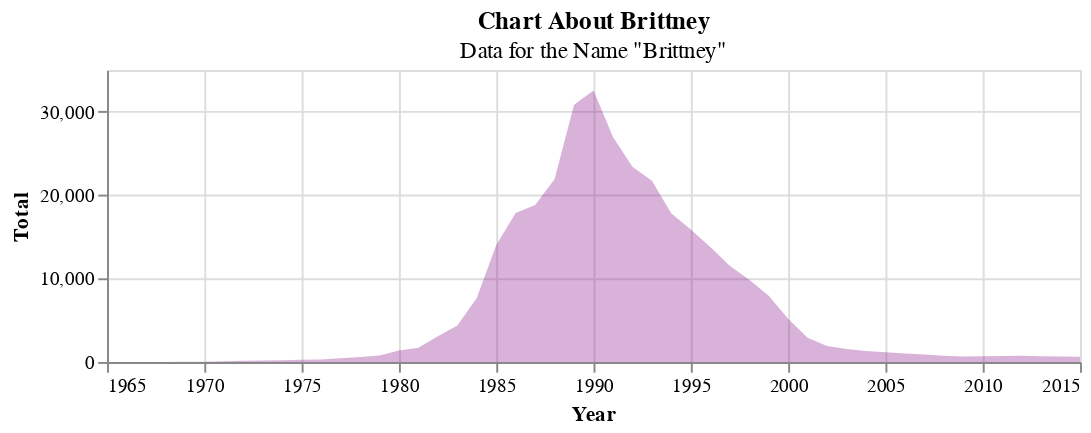

Notebook code cell kept with this figure:
### Code cell
brittney_chart = (alt.Chart(brittney)
    .mark_area(opacity=0.3, color='purple')
    .encode(x = alt.X('year', axis = alt.Axis(format = 'd', title = 'Year')), y = 'Total')
    .properties(
        height = 150,
        width = 500,
        title = {'text': 'Chart About Brittney', 'subtitle': 'Data for the Name "Brittney"'}
    )
)
brittney_chart

### Figure 1 — Vega-Lite specification as saved in the notebook (floating-point values rounded to 4 significant figures)
{"config": {"view": {"continuousWidth": 400, "continuousHeight": 300}}, "data": {"name": "data-b56713ddc5cb40c214712b704c2fe61c"}, "mark": {"type": "area", "color": "purple", "opacity": 0.3}, "encoding": {"x": {"type": "quantitative", "axis": {"format": "d", "title": "Year"}, "field": "year"}, "y": {"type": "quantitative", "field": "Total"}}, "height": 150, "title": {"text": "Chart About Brittney", "subtitle": "Data for the Name \"Brittney\""}, "width": 500, "$schema": "https://vega.github.io/schema/vega-lite/v4.8.1.json", "datasets": {"data-b56713ddc5cb40c214712b704c2fe61c": [{"name": "Brittany", "year": 1968, "AK": 0.0, "AL": 0.0, "AR": 0.0, "AZ": 0.0, "CA": 5.0, "CO": 0.0, "CT": 0.0, "DC": 0.0, "DE": 0.0, "FL": 0.0, "GA": 0.0, "HI": 0.0, "IA": 0.0, "ID": 0.0, "IL": 0.0, "IN": 0.0, "KS": 0.0, "KY": 0.0, "LA": 0.0, "MA": 0.0, "MD": 0.0, "ME": 0.0, "MI": 0.0, "MN": 0.0, "MO": 0.0, "MS": 0.0, "MT": 0.0, "NC": 0.0, "ND": 0.0, "NE": 0.0, "NH": 0.0, "NJ": 0.0, "NM": 0.0, "NV": 0.0, "NY": 0.0, "OH": 0.0, "OK": 0.0, "OR": 0.0, "PA": 0.0, "RI": 0.0, "SC": 0.0, "SD": 0.0, "TN": 0.0, "TX": 0.0, "UT": 0.0, "VA": 0.0, "VT": 0.0, "WA": 0.0, "WI": 0.0, "WV": 0.0, "WY": 0.0, "Total": 5.0}, {"name": "Brittany", "year": 1969, "AK": 0.0, "AL": 0.0, "AR": 0.0, "AZ": 0.0, "CA": 7.0, "CO": 0.0, "CT": 0.0, "DC": 0.0, "DE": 0.0, "FL": 0.0, "GA": 0.0, "HI": 0.0, "IA": 0.0, "ID": 0.0, "IL": 0.0, "IN": 0.0, "KS": 0.0, "KY": 0.0, "LA": 0.0, "MA": 0.0, "MD": 0.0, "ME": 0.0, "MI": 0.0, "MN": 0.0, "MO": 0.0, "MS": 0.0, "MT": 0.0, "NC": 0.0, "ND": 0.0, "NE": 0.0, "NH": 0.0, "NJ": 0.0, "NM": 0.0, "NV": 0.0, "NY": 0.0, "OH": 0.0, "OK": 0.0, "OR": 0.0, "PA": 0.0, "RI": 0.0, "SC": 0.0, "SD": 0.0, "TN": 0.0, "TX": 5.0, "UT": 0.0, "VA": 0.0, "VT": 0.0, "WA": 0.0, "WI": 0.0, "WV": 0.0, "WY": 0.0, "Total": 12.0}, {"name": "Brittany", "year": 1970, "AK": 0.0, "AL": 0.0, "AR": 0.0, "AZ": 0.0, "CA": 5.0, "CO": 5.0, "CT": 0.0, "DC": 0.0, "DE": 0.0, "FL": 0.0, "GA": 0.0, "HI": 0.0, "IA": 0.0, "ID": 0.0, "IL": 0.0, "IN": 0.0, "KS": 0.0, "KY": 9.0, "LA": 0.0, "MA": 0.0, "MD": 0.0, "ME": 0.0, "MI": 0.0, "MN": 0.0, "MO": 0.0, "MS": 0.0, "MT": 0.0, "NC": 0.0, "ND": 0.0, "NE": 0.0, "NH": 0.0, "NJ": 0.0, "NM": 0.0, "NV": 0.0, "NY": 0.0, "OH": 6.0, "OK": 0.0, "OR": 0.0, "PA": 0.0, "RI": 0.0, "SC": 0.0, "SD": 0.0, "TN": 0.0, "TX": 7.0, "UT": 0.0, "VA": 0.0, "VT": 0.0, "WA": 0.0, "WI": 0.0, "WV": 0.0, "WY": 0.0, "Total": 32.0}, {"name": "Brittany", "year": 1971, "AK": 0.0, "AL": 0.0, "AR": 0.0, "AZ": 5.0, "CA": 17.0, "CO": 0.0, "CT": 0.0, "DC": 0.0, "DE": 0.0, "FL": 7.0, "GA": 0.0, "HI": 0.0, "IA": 0.0, "ID": 0.0, "IL": 5.0, "IN": 5.0, "KS": 0.0, "KY": 0.0, "LA": 6.0, "MA": 5.0, "MD": 0.0, "ME": 0.0, "MI": 0.0, "MN": 0.0, "MO": 0.0, "MS": 0.0, "MT": 0.0, "NC": 0.0, "ND": 0.0, "NE": 0.0, "NH": 0.0, "NJ": 5.0, "NM": 0.0, "NV": 0.0, "NY": 5.0, "OH": 7.0, "OK": 0.0, "OR": 0.0, "PA": 0.0, "RI": 0.0, "SC": 0.0, "SD": 0.0, "TN": 0.0, "TX": 14.0, "UT": 0.0, "VA": 0.0, "VT": 0.0, "WA": 0.0, "WI": 0.0, "WV": 0.0, "WY": 0.0, "Total": 81.0}, {"name": "Brittany", "year": 1972, "AK": 0.0, "AL": 0.0, "AR": 0.0, "AZ": 0.0, "CA": 11.0, "CO": 10.0, "CT": 0.0, "DC": 0.0, "DE": 0.0, "FL": 7.0, "GA": 11.0, "HI": 0.0, "IA": 0.0, "ID": 0.0, "IL": 12.0, "IN": 0.0, "KS": 0.0, "KY": 15.0, "LA": 0.0, "MA": 5.0, "MD": 0.0, "ME": 0.0, "MI": 8.0, "MN": 0.0, "MO": 5.0, "MS": 0.0, "MT": 0.0, "NC": 0.0, "ND": 0.0, "NE": 0.0, "NH": 0.0, "NJ": 0.0, "NM": 0.0, "NV": 0.0, "NY": 8.0, "OH": 11.0, "OK": 0.0, "OR": 0.0, "PA": 12.0, "RI": 0.0, "SC": 0.0, "SD": 0.0, "TN": 8.0, "TX": 14.0, "UT": 16.0, "VA": 0.0, "VT": 0.0, "WA": 0.0, "WI": 5.0, "WV": 0.0, "WY": 0.0, "Total": 158.0}, {"name": "Brittany", "year": 1973, "AK": 0.0, "AL": 0.0, "AR": 0.0, "AZ": 6.0, "CA": 17.0, "CO": 0.0, "CT": 0.0, "DC": 0.0, "DE": 0.0, "FL": 5.0, "GA": 10.0, "HI": 0.0, "IA": 5.0, "ID": 0.0, "IL": 14.0, "IN": 7.0, "KS": 0.0, "KY": 7.0, "LA": 8.0, "MA": 0.0, "MD": 0.0, "ME": 0.0, "MI": 0.0, "MN": 0.0, "MO": 0.0, "MS": 0.0, "MT": 0.0, "NC": 5.0, "ND": 0.0, "NE": 0.0, "NH": 0.0, "NJ": 5.0, "NM": 0.0, "NV": 0.0, "NY": 6.0, "OH": 15.0, "OK": 0.0, "OR": 8.0, "PA": 7.0, "RI": 0.0, "SC": 5.0, "SD": 0.0, "TN": 0.0, "TX": 18.0, "UT": 13.0, "VA": 0.0, "VT": 0.0, "WA": 0.0, "WI": 5.0, "WV": 0.0, "WY": 0.0, "Total": 166.0}, {"name": "Brittany", "year": 1974, "AK": 0.0, "AL": 0.0, "AR": 7.0, "AZ": 0.0, "CA": 19.0, "CO": 0.0, "CT": 0.0, "DC": 0.0, "DE": 0.0, "FL": 7.0, "GA": 16.0, "HI": 0.0, "IA": 0.0, "ID": 0.0, "IL": 19.0, "IN": 7.0, "KS": 0.0, "KY": 12.0, "LA": 12.0, "MA": 0.0, "MD": 0.0, "ME": 0.0, "MI": 6.0, "MN": 7.0, "MO": 5.0, "MS": 0.0, "MT": 0.0, "NC": 5.0, "ND": 0.0, "NE": 0.0, "NH": 0.0, "NJ": 0.0, "NM": 0.0, "NV": 0.0, "NY": 0.0, "OH": 14.0, "OK": 5.0, "OR": 0.0, "PA": 5.0, "RI": 0.0, "SC": 0.0, "SD": 0.0, "TN": 0.0, "TX": 17.0, "UT": 28.0, "VA": 0.0, "VT": 0.0, "WA": 7.0, "WI": 0.0, "WV": 0.0, "WY": 0.0, "Total": 198.0}, {"name": "Brittany", "year": 1975, "AK": 0.0, "AL": 0.0, "AR": 0.0, "AZ": 0.0, "CA": 28.0, "CO": 0.0, "CT": 0.0, "DC": 0.0, "DE": 0.0, "FL": 13.0, "GA": 15.0, "HI": 0.0, "IA": 0.0, "ID": 0.0, "IL": 26.0, "IN": 12.0, "KS": 0.0, "KY": 16.0, "LA": 12.0, "MA": 6.0, "MD": 0.0, "ME": 0.0, "MI": 0.0, "MN": 5.0, "MO": 10.0, "MS": 0.0, "MT": 0.0, "NC": 5.0, "ND": 0.0, "NE": 0.0, "NH": 0.0, "NJ": 0.0, "NM": 0.0, "NV": 0.0, "NY": 9.0, "OH": 23.0, "OK": 0.0, "OR": 9.0, "PA": 7.0, "RI": 0.0, "SC": 6.0, "SD": 0.0, "TN": 10.0, "TX": 23.0, "UT": 28.0, "VA": 0.0, "VT": 0.0, "WA": 9.0, "WI": 5.0, "WV": 0.0, "WY": 0.0, "Total": 277.0}, {"name": "Brittany", "year": 1976, "AK": 0.0, "AL": 0.0, "AR": 6.0, "AZ": 0.0, "CA": 36.0, "CO": 5.0, "CT": 0.0, "DC": 0.0, "DE": 0.0, "FL": 15.0, "GA": 20.0, "HI": 0.0, "IA": 0.0, "ID": 0.0, "IL": 22.0, "IN": 11.0, "KS": 0.0, "KY": 14.0, "LA": 6.0, "MA": 0.0, "MD": 0.0, "ME": 0.0, "MI": 0.0, "MN": 12.0, "MO": 5.0, "MS": 0.0, "MT": 5.0, "NC": 6.0, "ND": 0.0, "NE": 0.0, "NH": 0.0, "NJ": 0.0, "NM": 0.0, "NV": 0.0, "NY": 0.0, "OH": 24.0, "OK": 7.0, "OR": 5.0, "PA": 9.0, "RI": 0.0, "SC": 0.0, "SD": 0.0, "TN": 15.0, "TX": 35.0, "UT": 21.0, "VA": 7.0, "VT": 0.0, "WA": 7.0, "WI": 11.0, "WV": 0.0, "WY": 0.0, "Total": 304.0}, {"name": "Brittany", "year": 1977, "AK": 0.0, "AL": 9.0, "AR": 8.0, "AZ": 5.0, "CA": 39.0, "CO": 10.0, "CT": 0.0, "DC": 0.0, "DE": 0.0, "FL": 16.0, "GA": 26.0, "HI": 0.0, "IA": 6.0, "ID": 0.0, "IL": 25.0, "IN": 13.0, "KS": 0.0, "KY": 21.0, "LA": 12.0, "MA": 7.0, "MD": 0.0, "ME": 0.0, "MI": 7.0, "MN": 9.0, "MO": 12.0, "MS": 8.0, "MT": 0.0, "NC": 6.0, "ND": 0.0, "NE": 0.0, "NH": 0.0, "NJ": 5.0, "NM": 0.0, "NV": 0.0, "NY": 10.0, "OH": 31.0, "OK": 0.0, "OR": 9.0, "PA": 16.0, "RI": 0.0, "SC": 7.0, "SD": 0.0, "TN": 16.0, "TX": 48.0, "UT": 55.0, "VA": 5.0, "VT": 0.0, "WA": 0.0, "WI": 7.0, "WV": 0.0, "WY": 0.0, "Total": 448.0}, {"name": "Brittany", "year": 1978, "AK": 0.0, "AL": 8.0, "AR": 12.0, "AZ": 8.0, "CA": 50.0, "CO": 17.0, "CT": 0.0, "DC": 0.0, "DE": 0.0, "FL": 19.0, "GA": 30.0, "HI": 0.0, "IA": 0.0, "ID": 8.0, "IL": 37.0, "IN": 16.0, "KS": 0.0, "KY": 43.0, "LA": 20.0, "MA": 10.0, "MD": 5.0, "ME": 0.0, "MI": 13.0, "MN": 7.0, "MO": 12.0, "MS": 7.0, "MT": 0.0, "NC": 13.0, "ND": 0.0, "NE": 0.0, "NH": 0.0, "NJ": 7.0, "NM": 0.0, "NV": 0.0, "NY": 18.0, "OH": 39.0, "OK": 6.0, "OR": 13.0, "PA": 12.0, "RI": 0.0, "SC": 9.0, "SD": 0.0, "TN": 15.0, "TX": 48.0, "UT": 67.0, "VA": 7.0, "VT": 0.0, "WA": 11.0, "WI": 5.0, "WV": 0.0, "WY": 0.0, "Total": 592.0}, {"name": "Brittany", "year": 1979, "AK": 0.0, "AL": 6.0, "AR": 13.0, "AZ": 0.0, "CA": 47.0, "CO": 19.0, "CT": 10.0, "DC": 0.0, "DE": 0.0, "FL": 26.0, "GA": 41.0, "HI": 0.0, "IA": 10.0, "ID": 9.0, "IL": 55.0, "IN": 38.0, "KS": 5.0, "KY": 33.0, "LA": 25.0, "MA": 0.0, "MD": 8.0, "ME": 0.0, "MI": 11.0, "MN": 18.0, "MO": 14.0, "MS": 7.0, "MT": 7.0, "NC": 12.0, "ND": 0.0, "NE": 5.0, "NH": 0.0, "NJ": 6.0, "NM": 8.0, "NV": 0.0, "NY": 12.0, "OH": 41.0, "OK": 11.0, "OR": 26.0, "PA": 21.0, "RI": 0.0, "SC": 9.0, "SD": 0.0, "TN": 20.0, "TX": 76.0, "UT": 63.0, "VA": 14.0, "VT": 0.0, "WA": 13.0, "WI": 10.0, "WV": 7.0, "WY": 8.0, "Total": 764.0}, {"name": "Brittany", "year": 1980, "AK": 0.0, "AL": 11.0, "AR": 20.0, "AZ": 13.0, "CA": 121.0, "CO": 41.0, "CT": 5.0, "DC": 0.0, "DE": 0.0, "FL": 43.0, "GA": 61.0, "HI": 0.0, "IA": 7.0, "ID": 15.0, "IL": 89.0, "IN": 48.0, "KS": 0.0, "KY": 58.0, "LA": 40.0, "MA": 16.0, "MD": 14.0, "ME": 0.0, "MI": 16.0, "MN": 26.0, "MO": 37.0, "MS": 14.0, "MT": 8.0, "NC": 20.0, "ND": 6.0, "NE": 5.0, "NH": 0.0, "NJ": 15.0, "NM": 7.0, "NV": 9.0, "NY": 26.0, "OH": 102.0, "OK": 15.0, "OR": 27.0, "PA": 31.0, "RI": 0.0, "SC": 14.0, "SD": 10.0, "TN": 39.0, "TX": 142.0, "UT": 110.0, "VA": 18.0, "VT": 0.0, "WA": 36.0, "WI": 28.0, "WV": 10.0, "WY": 10.0, "Total": 1383.0}, {"name": "Brittany", "year": 1981, "AK": 11.0, "AL": 23.0, "AR": 32.0, "AZ": 22.0, "CA": 127.0, "CO": 37.0, "CT": 14.0, "DC": 0.0, "DE": 0.0, "FL": 79.0, "GA": 68.0, "HI": 0.0, "IA": 11.0, "ID": 20.0, "IL": 101.0, "IN": 73.0, "KS": 5.0, "KY": 67.0, "LA": 68.0, "MA": 23.0, "MD": 16.0, "ME": 7.0, "MI": 18.0, "MN": 26.0, "MO": 25.0, "MS": 20.0, "MT": 11.0, "NC": 26.0, "ND": 8.0, "NE": 8.0, "NH": 8.0, "NJ": 14.0, "NM": 9.0, "NV": 9.0, "NY": 38.0, "OH": 128.0, "OK": 22.0, "OR": 28.0, "PA": 30.0, "RI": 0.0, "SC": 17.0, "SD": 0.0, "TN": 54.0, "TX": 166.0, "UT": 116.0, "VA": 21.0, "VT": 0.0, "WA": 47.0, "WI": 24.0, "WV": 10.0, "WY": 14.0, "Total": 1701.0}, {"name": "Brittany", "year": 1982, "AK": 12.0, "AL": 50.0, "AR": 53.0, "AZ": 47.0, "CA": 290.0, "CO": 88.0, "CT": 18.0, "DC": 5.0, "DE": 0.0, "FL": 129.0, "GA": 129.0, "HI": 5.0, "IA": 21.0, "ID": 24.0, "IL": 163.0, "IN": 110.0, "KS": 14.0, "KY": 115.0, "LA": 117.0, "MA": 29.0, "MD": 26.0, "ME": 0.0, "MI": 51.0, "MN": 61.0, "MO": 41.0, "MS": 47.0, "MT": 18.0, "NC": 43.0, "ND": 12.0, "NE": 10.0, "NH": 9.0, "NJ": 35.0, "NM": 12.0, "NV": 19.0, "NY": 74.0, "OH": 212.0, "OK": 49.0, "OR": 55.0, "PA": 81.0, "RI": 0.0, "SC": 23.0, "SD": 13.0, "TN": 102.0, "TX": 300.0, "UT": 152.0, "VA": 50.0, "VT": 7.0, "WA": 73.0, "WI": 58.0, "WV": 25.0, "WY": 16.0, "Total": 3093.0}, {"name": "Brittany", "year": 1983, "AK": 20.0, "AL": 71.0, "AR": 80.0, "AZ": 66.0, "CA": 406.0, "CO": 131.0, "CT": 26.0, "DC": 19.0, "DE": 13.0, "FL": 227.0, "GA": 187.0, "HI": 6.0, "IA": 47.0, "ID": 30.0, "IL": 169.0, "IN": 173.0, "KS": 25.0, "KY": 160.0, "LA": 136.0, "MA": 39.0, "MD": 44.0, "ME": 15.0, "MI": 69.0, "MN": 91.0, "MO": 70.0, "MS": 39.0, "MT": 27.0, "NC": 89.0, "ND": 20.0, "NE": 20.0, "NH": 7.0, "NJ": 51.0, "NM": 24.0, "NV": 24.0, "NY": 98.0, "OH": 321.0, "OK": 72.0, "OR": 62.0, "PA": 113.0, "RI": 7.0, "SC": 52.0, "SD": 13.0, "TN": 133.0, "TX": 415.0, "UT": 156.0, "VA": 83.0, "VT": 7.0, "WA": 95.0, "WI": 68.0, "WV": 42.0, "WY": 19.0, "Total": 4377.0}, {"name": "Brittany", "year": 1984, "AK": 34.0, "AL": 158.0, "AR": 111.0, "AZ": 112.0, "CA": 698.0, "CO": 225.0, "CT": 59.0, "DC": 22.0, "DE": 13.0, "FL": 370.0, "GA": 343.0, "HI": 12.0, "IA": 62.0, "ID": 32.0, "IL": 362.0, "IN": 357.0, "KS": 35.0, "KY": 238.0, "LA": 249.0, "MA": 75.0, "MD": 111.0, "ME": 21.0, "MI": 160.0, "MN": 133.0, "MO": 113.0, "MS": 96.0, "MT": 50.0, "NC": 180.0, "ND": 48.0, "NE": 55.0, "NH": 22.0, "NJ": 84.0, "NM": 32.0, "NV": 24.0, "NY": 205.0, "OH": 557.0, "OK": 116.0, "OR": 94.0, "PA": 212.0, "RI": 14.0, "SC": 93.0, "SD": 24.0, "TN": 243.0, "TX": 735.0, "UT": 159.0, "VA": 148.0, "VT": 6.0, "WA": 134.0, "WI": 114.0, "WV": 78.0, "WY": 36.0, "Total": 7664.0}, {"name": "Brittany", "year": 1985, "AK": 53.0, "AL": 351.0, "AR": 224.0, "AZ": 217.0, "CA": 715.5, "CO": 319.0, "CT": 118.0, "DC": 48.0, "DE": 21.0, "FL": 395.0, "GA": 337.5, "HI": 22.0, "IA": 130.0, "ID": 54.0, "IL": 699.0, "IN": 585.0, "KS": 73.0, "KY": 485.0, "LA": 530.0, "MA": 161.0, "MD": 249.0, "ME": 64.0, "MI": 278.0, "MN": 265.0, "MO": 257.0, "MS": 282.0, "MT": 58.0, "NC": 422.0, "ND": 82.0, "NE": 78.0, "NH": 49.0, "NJ": 202.0, "NM": 69.0, "NV": 87.0, "NY": 507.0, "OH": 1008.0, "OK": 211.0, "OR": 153.0, "PA": 615.0, "RI": 45.0, "SC": 327.0, "SD": 45.0, "TN": 500.0, "TX": 1256.0, "UT": 182.0, "VA": 390.0, "VT": 25.0, "WA": 231.0, "WI": 260.0, "WV": 235.0, "WY": 40.0, "Total": 14010.0}, {"name": "Brittany", "year": 1986, "AK": 49.0, "AL": 241.5, "AR": 269.0, "AZ": 309.0, "CA": 886.5, "CO": 389.0, "CT": 165.0, "DC": 79.0, "DE": 49.0, "FL": 564.0, "GA": 880.0, "HI": 21.0, "IA": 151.0, "ID": 77.0, "IL": 975.0, "IN": 692.0, "KS": 105.0, "KY": 580.0, "LA": 720.0, "MA": 231.0, "MD": 403.0, "ME": 74.0, "MI": 475.0, "MN": 318.0, "MO": 382.0, "MS": 362.0, "MT": 53.0, "NC": 720.0, "ND": 83.0, "NE": 95.0, "NH": 60.0, "NJ": 374.0, "NM": 83.0, "NV": 81.0, "NY": 709.0, "OH": 1278.0, "OK": 255.0, "OR": 195.0, "PA": 837.0, "RI": 54.0, "SC": 403.0, "SD": 65.0, "TN": 586.0, "TX": 792.5, "UT": 183.0, "VA": 533.0, "VT": 45.0, "WA": 287.0, "WI": 361.0, "WV": 229.0, "WY": 48.0, "Total": 17860.0}, {"name": "Brittany", "year": 1987, "AK": 56.0, "AL": 528.0, "AR": 267.0, "AZ": 322.0, "CA": 977.0, "CO": 365.0, "CT": 196.0, "DC": 97.0, "DE": 61.0, "FL": 627.0, "GA": 1013.0, "HI": 43.0, "IA": 159.0, "ID": 49.0, "IL": 1025.0, "IN": 709.0, "KS": 128.0, "KY": 562.0, "LA": 335.5, "MA": 277.0, "MD": 574.0, "ME": 85.0, "MI": 661.0, "MN": 332.0, "MO": 418.0, "MS": 361.0, "MT": 56.0, "NC": 844.0, "ND": 82.0, "NE": 113.0, "NH": 81.0, "NJ": 468.0, "NM": 88.0, "NV": 91.0, "NY": 809.0, "OH": 703.5, "OK": 305.0, "OR": 204.0, "PA": 938.0, "RI": 74.0, "SC": 469.0, "SD": 66.0, "TN": 633.0, "TX": 795.5, "UT": 193.0, "VA": 628.0, "VT": 34.0, "WA": 289.0, "WI": 351.0, "WV": 241.0, "WY": 42.0, "Total": 18830.0}, {"name": "Brittany", "year": 1988, "AK": 48.0, "AL": 585.0, "AR": 304.0, "AZ": 383.0, "CA": 1214.0, "CO": 370.0, "CT": 271.0, "DC": 126.0, "DE": 91.0, "FL": 1563.0, "GA": 584.0, "HI": 44.0, "IA": 194.0, "ID": 62.0, "IL": 1214.0, "IN": 788.0, "KS": 170.0, "KY": 605.0, "LA": 390.0, "MA": 423.0, "MD": 636.0, "ME": 83.0, "MI": 819.0, "MN": 401.0, "MO": 559.0, "MS": 397.0, "MT": 57.0, "NC": 1090.0, "ND": 81.0, "NE": 113.0, "NH": 95.0, "NJ": 629.0, "NM": 90.0, "NV": 118.0, "NY": 1098.0, "OH": 820.5, "OK": 335.0, "OR": 231.0, "PA": 568.5, "RI": 77.0, "SC": 603.0, "SD": 59.0, "TN": 409.5, "TX": 925.0, "UT": 167.0, "VA": 884.0, "VT": 43.0, "WA": 368.0, "WI": 455.0, "WV": 270.0, "WY": 41.0, "Total": 21950.0}, {"name": "Brittany", "year": 1989, "AK": 53.0, "AL": 837.0, "AR": 457.0, "AZ": 549.0, "CA": 1513.0, "CO": 439.0, "CT": 371.0, "DC": 86.5, "DE": 117.0, "FL": 2206.0, "GA": 1600.0, "HI": 112.0, "IA": 336.0, "ID": 108.0, "IL": 1520.0, "IN": 1065.0, "KS": 243.0, "KY": 844.0, "LA": 1157.0, "MA": 578.0, "MD": 904.0, "ME": 169.0, "MI": 1240.0, "MN": 561.0, "MO": 868.0, "MS": 562.0, "MT": 83.0, "NC": 923.0, "ND": 111.0, "NE": 189.0, "NH": 152.0, "NJ": 830.0, "NM": 142.0, "NV": 165.0, "NY": 852.0, "OH": 1072.0, "OK": 469.0, "OR": 304.0, "PA": 847.5, "RI": 106.0, "SC": 1017.0, "SD": 108.0, "TN": 537.5, "TX": 1266.0, "UT": 185.0, "VA": 1247.0, "VT": 71.0, "WA": 500.0, "WI": 724.0, "WV": 402.0, "WY": 50.0, "Total": 30850.0}, {"name": "Brittany", "year": 1990, "AK": 75.0, "AL": 788.0, "AR": 440.0, "AZ": 483.0, "CA": 1372.0, "CO": 450.0, "CT": 345.0, "DC": 90.0, "DE": 133.0, "FL": 2100.0, "GA": 1465.0, "HI": 109.0, "IA": 311.0, "ID": 80.0, "IL": 1524.0, "IN": 1001.0, "KS": 236.0, "KY": 843.0, "LA": 973.0, "MA": 614.0, "MD": 902.0, "ME": 162.0, "MI": 1314.0, "MN": 566.0, "MO": 849.0, "MS": 519.0, "MT": 58.0, "NC": 1695.0, "ND": 112.0, "NE": 196.0, "NH": 140.0, "NJ": 855.0, "NM": 150.0, "NV": 184.0, "NY": 1804.0, "OH": 2127.0, "OK": 461.0, "OR": 295.0, "PA": 844.0, "RI": 146.0, "SC": 885.0, "SD": 92.0, "TN": 546.5, "TX": 1182.0, "UT": 173.0, "VA": 1229.0, "VT": 86.0, "WA": 470.0, "WI": 671.0, "WV": 379.0, "WY": 38.0, "Total": 32560.0}, {"name": "Brittany", "year": 1991, "AK": 55.0, "AL": 585.0, "AR": 327.0, "AZ": 379.0, "CA": 1156.0, "CO": 361.0, "CT": 293.0, "DC": 132.0, "DE": 93.0, "FL": 1641.0, "GA": 1125.0, "HI": 77.0, "IA": 248.0, "ID": 74.0, "IL": 1266.0, "IN": 747.0, "KS": 204.0, "KY": 725.0, "LA": 692.0, "MA": 483.0, "MD": 653.0, "ME": 111.0, "MI": 1063.0, "MN": 450.0, "MO": 645.0, "MS": 421.0, "MT": 67.0, "NC": 1351.0, "ND": 71.0, "NE": 150.0, "NH": 104.0, "NJ": 650.0, "NM": 120.0, "NV": 108.0, "NY": 1490.0, "OH": 1640.0, "OK": 398.0, "OR": 252.0, "PA": 1431.0, "RI": 105.0, "SC": 620.0, "SD": 86.0, "TN": 872.0, "TX": 983.0, "UT": 140.0, "VA": 959.0, "VT": 47.0, "WA": 363.0, "WI": 556.0, "WV": 352.0, "WY": 43.0, "Total": 26960.0}, {"name": "Brittany", "year": 1992, "AK": 51.0, "AL": 526.0, "AR": 282.0, "AZ": 292.0, "CA": 915.0, "CO": 325.0, "CT": 223.0, "DC": 87.0, "DE": 85.0, "FL": 1404.0, "GA": 1066.0, "HI": 77.0, "IA": 243.0, "ID": 71.0, "IL": 1053.0, "IN": 660.0, "KS": 183.0, "KY": 599.0, "LA": 557.0, "MA": 465.0, "MD": 522.0, "ME": 96.0, "MI": 895.0, "MN": 331.0, "MO": 595.0, "MS": 309.0, "MT": 48.0, "NC": 1118.0, "ND": 70.0, "NE": 126.0, "NH": 101.0, "NJ": 596.0, "NM": 133.0, "NV": 120.0, "NY": 656.5, "OH": 1409.0, "OK": 338.0, "OR": 211.0, "PA": 1213.0, "RI": 84.0, "SC": 577.0, "SD": 59.0, "TN": 726.0, "TX": 1785.0, "UT": 119.0, "VA": 854.0, "VT": 57.0, "WA": 307.0, "WI": 465.0, "WV": 292.0, "WY": 40.0, "Total": 23420.0}, {"name": "Brittany", "year": 1993, "AK": 37.0, "AL": 511.0, "AR": 229.0, "AZ": 298.0, "CA": 1597.0, "CO": 275.0, "CT": 199.0, "DC": 62.0, "DE": 82.0, "FL": 1201.0, "GA": 872.0, "HI": 67.0, "IA": 195.0, "ID": 67.0, "IL": 937.0, "IN": 597.0, "KS": 132.0, "KY": 519.0, "LA": 497.0, "MA": 412.0, "MD": 492.0, "ME": 99.0, "MI": 752.0, "MN": 312.0, "MO": 503.0, "MS": 318.0, "MT": 46.0, "NC": 978.0, "ND": 68.0, "NE": 106.0, "NH": 97.0, "NJ": 529.0, "NM": 110.0, "NV": 106.0, "NY": 1138.0, "OH": 1170.0, "OK": 334.0, "OR": 184.0, "PA": 1035.0, "RI": 69.0, "SC": 446.0, "SD": 59.0, "TN": 637.0, "TX": 1547.0, "UT": 123.0, "VA": 697.0, "VT": 44.0, "WA": 286.0, "WI": 389.0, "WV": 242.0, "WY": 26.0, "Total": 21730.0}, {"name": "Brittany", "year": 1994, "AK": 47.0, "AL": 422.0, "AR": 237.0, "AZ": 227.0, "CA": 666.5, "CO": 227.0, "CT": 168.0, "DC": 72.0, "DE": 50.0, "FL": 1054.0, "GA": 783.0, "HI": 38.0, "IA": 176.0, "ID": 62.0, "IL": 813.0, "IN": 527.0, "KS": 137.0, "KY": 484.0, "LA": 423.0, "MA": 312.0, "MD": 339.0, "ME": 86.0, "MI": 680.0, "MN": 274.0, "MO": 429.0, "MS": 254.0, "MT": 34.0, "NC": 879.0, "ND": 42.0, "NE": 98.0, "NH": 76.0, "NJ": 445.0, "NM": 88.0, "NV": 93.0, "NY": 1068.0, "OH": 1061.0, "OK": 293.0, "OR": 152.0, "PA": 436.0, "RI": 60.0, "SC": 378.0, "SD": 45.0, "TN": 599.0, "TX": 1359.0, "UT": 91.0, "VA": 641.0, "VT": 43.0, "WA": 229.0, "WI": 351.0, "WV": 228.0, "WY": 32.0, "Total": 17810.0}, {"name": "Brittany", "year": 1995, "AK": 34.0, "AL": 342.0, "AR": 190.0, "AZ": 202.0, "CA": 605.5, "CO": 179.0, "CT": 156.0, "DC": 49.0, "DE": 47.0, "FL": 944.0, "GA": 617.0, "HI": 38.0, "IA": 142.0, "ID": 53.0, "IL": 655.0, "IN": 397.0, "KS": 120.0, "KY": 402.0, "LA": 365.0, "MA": 303.0, "MD": 314.0, "ME": 82.0, "MI": 593.0, "MN": 223.0, "MO": 377.0, "MS": 236.0, "MT": 36.0, "NC": 689.0, "ND": 44.0, "NE": 100.0, "NH": 66.0, "NJ": 433.0, "NM": 96.0, "NV": 80.0, "NY": 977.0, "OH": 885.0, "OK": 208.0, "OR": 151.0, "PA": 832.0, "RI": 52.0, "SC": 329.0, "SD": 36.0, "TN": 516.0, "TX": 1293.0, "UT": 110.0, "VA": 537.0, "VT": 40.0, "WA": 216.0, "WI": 271.0, "WV": 194.0, "WY": 19.0, "Total": 15880.0}, {"name": "Brittany", "year": 1996, "AK": 29.0, "AL": 318.0, "AR": 163.0, "AZ": 195.0, "CA": 977.0, "CO": 163.0, "CT": 133.0, "DC": 31.0, "DE": 45.0, "FL": 812.0, "GA": 563.0, "HI": 19.0, "IA": 123.0, "ID": 49.0, "IL": 565.0, "IN": 340.0, "KS": 109.0, "KY": 331.0, "LA": 338.0, "MA": 254.0, "MD": 236.0, "ME": 51.0, "MI": 443.0, "MN": 159.0, "MO": 339.0, "MS": 173.0, "MT": 21.0, "NC": 631.0, "ND": 42.0, "NE": 74.0, "NH": 55.0, "NJ": 322.0, "NM": 89.0, "NV": 87.0, "NY": 779.0, "OH": 723.0, "OK": 219.0, "OR": 117.0, "PA": 626.0, "RI": 41.0, "SC": 276.0, "SD": 32.0, "TN": 400.0, "TX": 1147.0, "UT": 107.0, "VA": 455.0, "VT": 25.0, "WA": 166.0, "WI": 239.0, "WV": 147.0, "WY": 18.0, "Total": 13800.0}, {"name": "Brittany", "year": 1997, "AK": 19.0, "AL": 253.0, "AR": 166.0, "AZ": 138.0, "CA": 825.0, "CO": 141.0, "CT": 111.0, "DC": 24.0, "DE": 40.0, "FL": 684.0, "GA": 489.0, "HI": 25.0, "IA": 98.0, "ID": 32.0, "IL": 468.0, "IN": 304.0, "KS": 87.0, "KY": 297.0, "LA": 242.0, "MA": 176.0, "MD": 205.0, "ME": 56.0, "MI": 419.0, "MN": 127.0, "MO": 290.0, "MS": 143.0, "MT": 27.0, "NC": 516.0, "ND": 23.0, "NE": 67.0, "NH": 41.0, "NJ": 280.0, "NM": 64.0, "NV": 61.0, "NY": 675.0, "OH": 603.0, "OK": 168.0, "OR": 116.0, "PA": 506.0, "RI": 38.0, "SC": 229.0, "SD": 22.0, "TN": 342.0, "TX": 966.0, "UT": 85.0, "VA": 334.0, "VT": 19.0, "WA": 147.0, "WI": 230.0, "WV": 102.0, "WY": 7.0, "Total": 11530.0}, {"name": "Brittany", "year": 1998, "AK": 29.0, "AL": 190.0, "AR": 109.0, "AZ": 165.0, "CA": 735.0, "CO": 134.0, "CT": 85.0, "DC": 22.0, "DE": 29.0, "FL": 593.0, "GA": 399.0, "HI": 15.0, "IA": 103.0, "ID": 39.0, "IL": 410.0, "IN": 240.0, "KS": 101.0, "KY": 251.0, "LA": 226.0, "MA": 148.0, "MD": 162.0, "ME": 40.0, "MI": 299.0, "MN": 137.0, "MO": 231.0, "MS": 141.0, "MT": 14.0, "NC": 432.0, "ND": 22.0, "NE": 55.0, "NH": 25.0, "NJ": 220.0, "NM": 59.0, "NV": 65.0, "NY": 546.0, "OH": 472.0, "OK": 154.0, "OR": 94.0, "PA": 426.0, "RI": 24.0, "SC": 203.0, "SD": 23.0, "TN": 324.0, "TX": 828.0, "UT": 75.0, "VA": 310.0, "VT": 23.0, "WA": 121.0, "WI": 170.0, "WV": 114.0, "WY": 11.0, "Total": 9843.0}, {"name": "Brittany", "year": 1999, "AK": 18.0, "AL": 163.0, "AR": 97.0, "AZ": 114.0, "CA": 607.0, "CO": 135.0, "CT": 69.0, "DC": 20.0, "DE": 25.0, "FL": 469.0, "GA": 344.0, "HI": 9.0, "IA": 75.0, "ID": 31.0, "IL": 300.0, "IN": 209.0, "KS": 64.0, "KY": 194.0, "LA": 169.0, "MA": 108.0, "MD": 140.0, "ME": 26.0, "MI": 242.0, "MN": 104.0, "MO": 167.0, "MS": 112.0, "MT": 17.0, "NC": 337.0, "ND": 18.0, "NE": 53.0, "NH": 33.0, "NJ": 183.0, "NM": 63.0, "NV": 41.0, "NY": 433.0, "OH": 387.0, "OK": 141.0, "OR": 74.0, "PA": 317.0, "RI": 20.0, "SC": 173.0, "SD": 25.0, "TN": 265.0, "TX": 698.0, "UT": 70.0, "VA": 246.0, "VT": 13.0, "WA": 104.0, "WI": 126.0, "WV": 83.0, "WY": 11.0, "Total": 7942.0}, {"name": "Brittany", "year": 2000, "AK": 14.0, "AL": 111.0, "AR": 63.0, "AZ": 88.0, "CA": 354.0, "CO": 71.0, "CT": 33.0, "DC": 14.0, "DE": 16.0, "FL": 315.0, "GA": 247.0, "HI": 8.0, "IA": 42.0, "ID": 11.0, "IL": 188.0, "IN": 139.0, "KS": 44.0, "KY": 123.0, "LA": 84.0, "MA": 67.0, "MD": 106.0, "ME": 21.0, "MI": 137.0, "MN": 63.0, "MO": 132.0, "MS": 65.0, "MT": 14.0, "NC": 238.0, "ND": 16.0, "NE": 34.0, "NH": 11.0, "NJ": 108.0, "NM": 34.0, "NV": 34.0, "NY": 280.0, "OH": 281.0, "OK": 93.0, "OR": 48.0, "PA": 224.0, "RI": 10.0, "SC": 110.0, "SD": 8.0, "TN": 199.0, "TX": 432.0, "UT": 41.0, "VA": 176.0, "VT": 9.0, "WA": 59.0, "WI": 91.0, "WV": 71.0, "WY": 6.0, "Total": 5183.0}, {"name": "Brittany", "year": 2001, "AK": 6.0, "AL": 92.0, "AR": 43.0, "AZ": 60.0, "CA": 223.0, "CO": 35.0, "CT": 27.0, "DC": 9.0, "DE": 8.0, "FL": 160.0, "GA": 166.0, "HI": 0.0, "IA": 21.0, "ID": 10.0, "IL": 103.0, "IN": 81.0, "KS": 21.0, "KY": 97.0, "LA": 64.0, "MA": 27.0, "MD": 50.0, "ME": 8.0, "MI": 87.0, "MN": 39.0, "MO": 62.0, "MS": 57.0, "MT": 8.0, "NC": 155.0, "ND": 11.0, "NE": 13.0, "NH": 0.0, "NJ": 49.0, "NM": 8.0, "NV": 14.0, "NY": 115.0, "OH": 134.0, "OK": 46.0, "OR": 20.0, "PA": 103.0, "RI": 8.0, "SC": 54.0, "SD": 0.0, "TN": 109.0, "TX": 287.0, "UT": 21.0, "VA": 83.0, "VT": 5.0, "WA": 33.0, "WI": 33.0, "WV": 50.0, "WY": 0.0, "Total": 2915.0}, {"name": "Brittany", "year": 2002, "AK": 0.0, "AL": 39.0, "AR": 28.0, "AZ": 32.0, "CA": 144.0, "CO": 32.0, "CT": 9.0, "DC": 7.0, "DE": 6.0, "FL": 98.0, "GA": 106.0, "HI": 0.0, "IA": 20.0, "ID": 15.0, "IL": 68.0, "IN": 50.0, "KS": 12.0, "KY": 55.0, "LA": 34.0, "MA": 13.0, "MD": 28.0, "ME": 0.0, "MI": 46.0, "MN": 33.0, "MO": 62.0, "MS": 39.0, "MT": 0.0, "NC": 95.0, "ND": 0.0, "NE": 0.0, "NH": 0.0, "NJ": 42.0, "NM": 12.0, "NV": 14.0, "NY": 73.0, "OH": 87.0, "OK": 43.0, "OR": 16.0, "PA": 70.0, "RI": 0.0, "SC": 40.0, "SD": 0.0, "TN": 66.0, "TX": 206.0, "UT": 22.0, "VA": 70.0, "VT": 5.0, "WA": 16.0, "WI": 30.0, "WV": 29.0, "WY": 0.0, "Total": 1912.0}, {"name": "Brittany", "year": 2003, "AK": 0.0, "AL": 32.0, "AR": 22.0, "AZ": 25.0, "CA": 148.0, "CO": 23.0, "CT": 16.0, "DC": 5.0, "DE": 7.0, "FL": 79.0, "GA": 74.0, "HI": 0.0, "IA": 16.0, "ID": 0.0, "IL": 66.0, "IN": 37.0, "KS": 19.0, "KY": 52.0, "LA": 31.0, "MA": 9.0, "MD": 25.0, "ME": 0.0, "MI": 47.0, "MN": 17.0, "MO": 33.0, "MS": 20.0, "MT": 0.0, "NC": 71.0, "ND": 0.0, "NE": 10.0, "NH": 0.0, "NJ": 26.0, "NM": 8.0, "NV": 16.0, "NY": 73.0, "OH": 69.0, "OK": 21.0, "OR": 11.0, "PA": 55.0, "RI": 0.0, "SC": 43.0, "SD": 5.0, "TN": 54.0, "TX": 177.0, "UT": 16.0, "VA": 42.0, "VT": 0.0, "WA": 15.0, "WI": 25.0, "WV": 19.0, "WY": 0.0, "Total": 1559.0}, {"name": "Brittany", "year": 2004, "AK": 0.0, "AL": 31.0, "AR": 23.0, "AZ": 24.0, "CA": 139.0, "CO": 20.0, "CT": 0.0, "DC": 5.0, "DE": 6.0, "FL": 81.0, "GA": 74.0, "HI": 0.0, "IA": 10.0, "ID": 0.0, "IL": 51.0, "IN": 28.0, "KS": 8.0, "KY": 23.5, "LA": 22.0, "MA": 9.0, "MD": 22.0, "ME": 0.0, "MI": 23.0, "MN": 14.0, "MO": 38.0, "MS": 24.0, "MT": 0.0, "NC": 78.0, "ND": 0.0, "NE": 8.0, "NH": 6.0, "NJ": 19.0, "NM": 10.0, "NV": 12.0, "NY": 55.0, "OH": 44.0, "OK": 22.0, "OR": 10.0, "PA": 42.0, "RI": 0.0, "SC": 31.0, "SD": 5.0, "TN": 50.0, "TX": 137.0, "UT": 16.0, "VA": 37.0, "VT": 0.0, "WA": 14.0, "WI": 18.0, "WV": 28.0, "WY": 6.0, "Total": 1324.0}, {"name": "Brittany", "year": 2005, "AK": 0.0, "AL": 28.0, "AR": 18.0, "AZ": 29.0, "CA": 116.0, "CO": 24.0, "CT": 7.0, "DC": 0.0, "DE": 0.0, "FL": 80.0, "GA": 57.0, "HI": 0.0, "IA": 7.0, "ID": 0.0, "IL": 59.0, "IN": 31.0, "KS": 8.0, "KY": 36.0, "LA": 17.0, "MA": 8.0, "MD": 14.0, "ME": 0.0, "MI": 15.0, "MN": 12.0, "MO": 27.0, "MS": 16.0, "MT": 0.0, "NC": 57.0, "ND": 0.0, "NE": 0.0, "NH": 0.0, "NJ": 21.0, "NM": 7.0, "NV": 10.0, "NY": 43.0, "OH": 41.0, "OK": 27.0, "OR": 10.0, "PA": 33.0, "RI": 0.0, "SC": 25.0, "SD": 0.0, "TN": 45.0, "TX": 148.0, "UT": 18.0, "VA": 35.0, "VT": 0.0, "WA": 9.0, "WI": 17.0, "WV": 13.0, "WY": 0.0, "Total": 1168.0}, {"name": "Brittany", "year": 2006, "AK": 0.0, "AL": 20.0, "AR": 13.0, "AZ": 20.0, "CA": 121.0, "CO": 12.0, "CT": 6.0, "DC": 0.0, "DE": 0.0, "FL": 58.0, "GA": 59.0, "HI": 0.0, "IA": 8.0, "ID": 8.0, "IL": 46.0, "IN": 24.0, "KS": 7.0, "KY": 34.0, "LA": 12.0, "MA": 5.0, "MD": 11.0, "ME": 6.0, "MI": 20.0, "MN": 11.0, "MO": 19.0, "MS": 16.0, "MT": 0.0, "NC": 57.0, "ND": 0.0, "NE": 0.0, "NH": 0.0, "NJ": 20.0, "NM": 0.0, "NV": 6.0, "NY": 48.0, "OH": 27.0, "OK": 12.0, "OR": 17.0, "PA": 45.0, "RI": 0.0, "SC": 20.0, "SD": 5.0, "TN": 41.0, "TX": 103.0, "UT": 9.0, "VA": 30.0, "VT": 0.0, "WA": 10.0, "WI": 14.0, "WV": 9.0, "WY": 0.0, "Total": 1009.0}, {"name": "Brittany", "year": 2007, "AK": 0.0, "AL": 14.0, "AR": 12.0, "AZ": 26.0, "CA": 126.0, "CO": 14.0, "CT": 0.0, "DC": 0.0, "DE": 0.0, "FL": 49.0, "GA": 49.0, "HI": 0.0, "IA": 0.0, "ID": 0.0, "IL": 40.0, "IN": 18.0, "KS": 8.0, "KY": 19.0, "LA": 10.0, "MA": 7.0, "MD": 17.0, "ME": 0.0, "MI": 15.0, "MN": 10.0, "MO": 19.0, "MS": 12.0, "MT": 0.0, "NC": 49.0, "ND": 0.0, "NE": 5.0, "NH": 0.0, "NJ": 24.0, "NM": 0.0, "NV": 8.0, "NY": 40.0, "OH": 22.0, "OK": 10.0, "OR": 12.0, "PA": 25.0, "RI": 0.0, "SC": 24.0, "SD": 0.0, "TN": 45.0, "TX": 96.0, "UT": 7.0, "VA": 27.0, "VT": 0.0, "WA": 14.0, "WI": 9.0, "WV": 9.0, "WY": 0.0, "Total": 891.0}, {"name": "Brittany", "year": 2008, "AK": 0.0, "AL": 15.0, "AR": 0.0, "AZ": 14.0, "CA": 102.0, "CO": 5.0, "CT": 0.0, "DC": 0.0, "DE": 0.0, "FL": 32.0, "GA": 44.0, "HI": 0.0, "IA": 6.0, "ID": 0.0, "IL": 31.0, "IN": 23.0, "KS": 13.0, "KY": 16.0, "LA": 15.0, "MA": 8.0, "MD": 8.0, "ME": 0.0, "MI": 17.0, "MN": 11.0, "MO": 14.0, "MS": 10.0, "MT": 0.0, "NC": 51.0, "ND": 0.0, "NE": 0.0, "NH": 0.0, "NJ": 10.0, "NM": 8.0, "NV": 7.0, "NY": 31.0, "OH": 18.0, "OK": 8.0, "OR": 12.0, "PA": 22.0, "RI": 0.0, "SC": 18.0, "SD": 0.0, "TN": 30.0, "TX": 92.0, "UT": 9.0, "VA": 19.0, "VT": 0.0, "WA": 9.0, "WI": 16.0, "WV": 5.0, "WY": 0.0, "Total": 749.0}, {"name": "Brittany", "year": 2009, "AK": 0.0, "AL": 7.0, "AR": 6.0, "AZ": 10.0, "CA": 105.0, "CO": 12.0, "CT": 0.0, "DC": 0.0, "DE": 0.0, "FL": 34.0, "GA": 33.0, "HI": 0.0, "IA": 6.0, "ID": 6.0, "IL": 22.0, "IN": 20.0, "KS": 9.0, "KY": 10.0, "LA": 12.0, "MA": 0.0, "MD": 15.0, "ME": 0.0, "MI": 11.0, "MN": 7.0, "MO": 9.0, "MS": 6.0, "MT": 0.0, "NC": 32.0, "ND": 0.0, "NE": 0.0, "NH": 0.0, "NJ": 13.0, "NM": 7.0, "NV": 11.0, "NY": 27.0, "OH": 17.0, "OK": 14.0, "OR": 0.0, "PA": 18.0, "RI": 0.0, "SC": 15.0, "SD": 0.0, "TN": 18.0, "TX": 83.0, "UT": 6.0, "VA": 26.0, "VT": 0.0, "WA": 10.0, "WI": 7.0, "WV": 0.0, "WY": 0.0, "Total": 644.0}, {"name": "Brittany", "year": 2010, "AK": 0.0, "AL": 9.0, "AR": 0.0, "AZ": 20.0, "CA": 116.0, "CO": 9.0, "CT": 0.0, "DC": 0.0, "DE": 0.0, "FL": 37.0, "GA": 30.0, "HI": 0.0, "IA": 5.0, "ID": 0.0, "IL": 43.0, "IN": 14.0, "KS": 5.0, "KY": 10.0, "LA": 11.0, "MA": 8.0, "MD": 13.0, "ME": 0.0, "MI": 17.0, "MN": 6.0, "MO": 12.0, "MS": 8.0, "MT": 0.0, "NC": 35.0, "ND": 0.0, "NE": 6.0, "NH": 0.0, "NJ": 22.0, "NM": 0.0, "NV": 6.0, "NY": 41.0, "OH": 15.0, "OK": 6.0, "OR": 0.0, "PA": 15.0, "RI": 0.0, "SC": 7.0, "SD": 0.0, "TN": 31.0, "TX": 94.0, "UT": 11.0, "VA": 22.0, "VT": 0.0, "WA": 8.0, "WI": 6.0, "WV": 0.0, "WY": 0.0, "Total": 698.0}, {"name": "Brittany", "year": 2011, "AK": 0.0, "AL": 12.0, "AR": 7.0, "AZ": 17.0, "CA": 109.0, "CO": 10.0, "CT": 9.0, "DC": 0.0, "DE": 0.0, "FL": 31.0, "GA": 37.0, "HI": 0.0, "IA": 5.0, "ID": 0.0, "IL": 32.0, "IN": 6.0, "KS": 7.0, "KY": 14.0, "LA": 13.0, "MA": 9.0, "MD": 14.0, "ME": 0.0, "MI": 16.0, "MN": 11.0, "MO": 7.0, "MS": 0.0, "MT": 0.0, "NC": 37.0, "ND": 0.0, "NE": 7.0, "NH": 0.0, "NJ": 31.0, "NM": 0.0, "NV": 0.0, "NY": 53.0, "OH": 16.0, "OK": 8.0, "OR": 8.0, "PA": 18.0, "RI": 0.0, "SC": 8.0, "SD": 0.0, "TN": 18.0, "TX": 91.0, "UT": 6.0, "VA": 32.0, "VT": 0.0, "WA": 7.0, "WI": 11.0, "WV": 0.0, "WY": 0.0, "Total": 717.0}, {"name": "Brittany", "year": 2012, "AK": 0.0, "AL": 12.0, "AR": 13.0, "AZ": 9.0, "CA": 137.0, "CO": 11.0, "CT": 8.0, "DC": 6.0, "DE": 0.0, "FL": 36.0, "GA": 28.0, "HI": 0.0, "IA": 0.0, "ID": 5.0, "IL": 31.0, "IN": 20.0, "KS": 6.0, "KY": 9.0, "LA": 8.0, "MA": 0.0, "MD": 24.0, "ME": 0.0, "MI": 22.0, "MN": 6.0, "MO": 11.0, "MS": 6.0, "MT": 0.0, "NC": 28.0, "ND": 0.0, "NE": 8.0, "NH": 0.0, "NJ": 33.0, "NM": 0.0, "NV": 8.0, "NY": 42.0, "OH": 10.0, "OK": 0.0, "OR": 11.0, "PA": 18.0, "RI": 0.0, "SC": 15.0, "SD": 0.0, "TN": 23.0, "TX": 94.0, "UT": 6.0, "VA": 24.0, "VT": 0.0, "WA": 7.0, "WI": 10.0, "WV": 0.0, "WY": 0.0, "Total": 745.0}, {"name": "Brittany", "year": 2013, "AK": 0.0, "AL": 13.0, "AR": 0.0, "AZ": 14.0, "CA": 110.0, "CO": 7.0, "CT": 9.0, "DC": 5.0, "DE": 0.0, "FL": 47.0, "GA": 30.0, "HI": 0.0, "IA": 5.0, "ID": 0.0, "IL": 24.0, "IN": 13.0, "KS": 7.0, "KY": 7.0, "LA": 14.0, "MA": 7.0, "MD": 11.0, "ME": 0.0, "MI": 6.0, "MN": 12.0, "MO": 11.0, "MS": 9.0, "MT": 0.0, "NC": 29.0, "ND": 0.0, "NE": 0.0, "NH": 0.0, "NJ": 28.0, "NM": 0.0, "NV": 8.0, "NY": 47.0, "OH": 13.0, "OK": 5.0, "OR": 8.0, "PA": 16.0, "RI": 0.0, "SC": 8.0, "SD": 0.0, "TN": 11.0, "TX": 113.0, "UT": 7.0, "VA": 25.0, "VT": 0.0, "WA": 12.0, "WI": 8.0, "WV": 0.0, "WY": 0.0, "Total": 699.0}, {"name": "Brittany", "year": 2014, "AK": 0.0, "AL": 11.0, "AR": 5.0, "AZ": 8.0, "CA": 112.0, "CO": 9.0, "CT": 10.0, "DC": 0.0, "DE": 6.0, "FL": 38.0, "GA": 30.0, "HI": 0.0, "IA": 0.0, "ID": 0.0, "IL": 27.0, "IN": 11.0, "KS": 0.0, "KY": 0.0, "LA": 9.0, "MA": 10.0, "MD": 16.0, "ME": 0.0, "MI": 9.0, "MN": 11.0, "MO": 0.0, "MS": 13.0, "MT": 0.0, "NC": 21.0, "ND": 0.0, "NE": 0.0, "NH": 0.0, "NJ": 31.0, "NM": 0.0, "NV": 6.0, "NY": 62.0, "OH": 8.0, "OK": 7.0, "OR": 0.0, "PA": 13.0, "RI": 0.0, "SC": 7.0, "SD": 0.0, "TN": 21.0, "TX": 110.0, "UT": 8.0, "VA": 15.0, "VT": 0.0, "WA": 10.0, "WI": 6.0, "WV": 0.0, "WY": 0.0, "Total": 660.0}, {"name": "Brittany", "year": 2015, "AK": 0.0, "AL": 9.0, "AR": 6.0, "AZ": 10.0, "CA": 109.0, "CO": 11.0, "CT": 0.0, "DC": 0.0, "DE": 0.0, "FL": 43.0, "GA": 21.0, "HI": 0.0, "IA": 0.0, "ID": 0.0, "IL": 33.0, "IN": 9.0, "KS": 0.0, "KY": 8.0, "LA": 18.0, "MA": 5.0, "MD": 14.0, "ME": 0.0, "MI": 8.0, "MN": 10.0, "MO": 0.0, "MS": 0.0, "MT": 0.0, "NC": 22.0, "ND": 0.0, "NE": 0.0, "NH": 0.0, "NJ": 27.0, "NM": 0.0, "NV": 0.0, "NY": 54.0, "OH": 6.0, "OK": 6.0, "OR": 0.0, "PA": 14.0, "RI": 0.0, "SC": 9.0, "SD": 0.0, "TN": 16.0, "TX": 124.0, "UT": 9.0, "VA": 26.0, "VT": 0.0, "WA": 9.0, "WI": 0.0, "WV": 0.0, "WY": 0.0, "Total": 636.0}]}}
